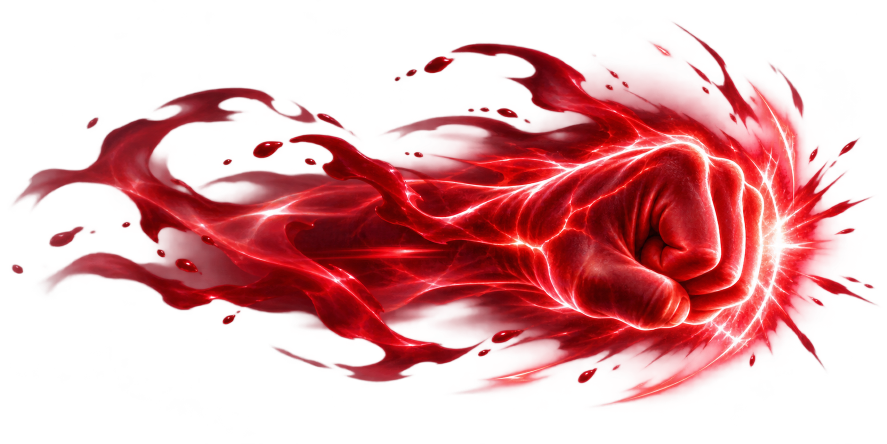
#> input picture godot/labs/combat_lab/fist14/r3/source/fist14_original_rgba_1774x887.png, 1774 x 887 px (shown at 1/2 size)
$ python build_assets.py
#> lines starting #> are read from the running program, lines starting #| are printed output that depends on the picture; after the words box and inside, x2 and y2 are one past the last pixel; in counts of white or black regions, pixels touching at a corner belong together
#!/usr/bin/env python3
"""Bake the isolated FIST14 simple pilot from its immutable first-party master."""
from pathlib import Path
from PIL import Image, ImageDraw, ImageFilter
import hashlib

ROOT = Path(__file__).resolve().parent
ORIGINAL = ROOT.parent / "r3/source/fist14_original_rgba_1774x887.png"
EXPECTED = "e0006ceb6208cb7cb037d2909f2ca9d27e10f63b7d71871f53b6b55f4903b7b5"
OUT = ROOT / "assets"

def main() -> None:
    raw = ORIGINAL.read_bytes()
    digest = hashlib.sha256(raw).hexdigest()
    if digest != EXPECTED:
        raise SystemExit(f"FIST14_SIMPLE_SOURCE_SHA_FAIL {digest}")
    src = Image.open(ORIGINAL).convert("RGBA")
#> src is the input picture: PIL image 1774x887 RGBA; mean R, G, B, A 95.7, 21.3, 25.3, 95.1

    # Frame the single existing clenched fist. The polygon trims the old
    # poster-like surrounding wash while retaining the wrist and knuckles.
    box = (1080, 250, 1535, 785)
    fist = src.crop(box)
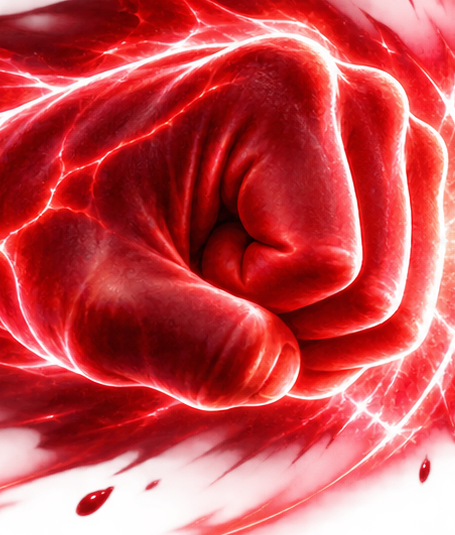
#> fist: PIL image 455x535 RGBA; mean R, G, B, A 192, 50.9, 55.9, 220.5; transparent parts drawn white
    mask = Image.new("L", fist.size, 0)
#> mask: PIL image 455x535 L; every value is 0
    points = [(37,205),(68,150),(121,92),(194,55),(276,50),(350,78),
              (402,132),(429,203),(430,294),(404,365),(360,415),
              (304,446),(249,444),(194,420),(136,405),(91,369),
              (54,322),(35,265)]
    ImageDraw.Draw(mask).polygon(points, fill=255)
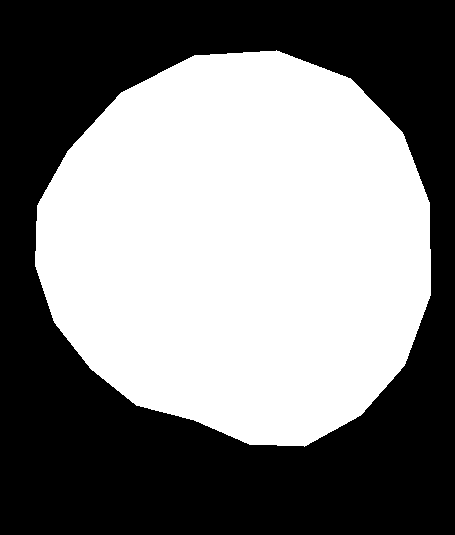
#> mask: PIL image 455x535 L; 49.8% white; 1 white region, box (x1, y1, x2, y2) and area: (35, 50, 431, 447) 121136
    mask = mask.filter(ImageFilter.GaussianBlur(3.0))
    fist.putalpha(Image.eval(mask, lambda a: (a * 255) // 255))
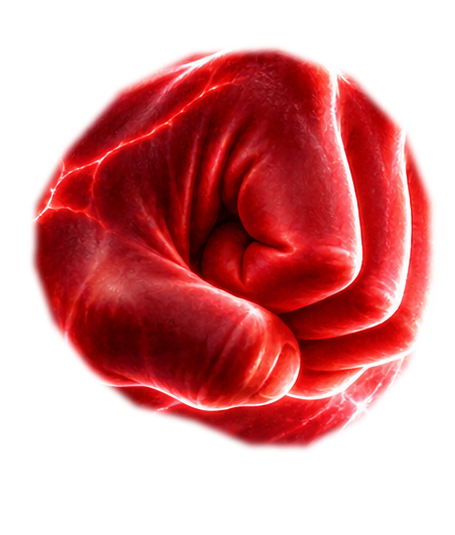
#> fist: PIL image 455x535 RGBA; mean R, G, B, A 192, 50.9, 55.9, 126.9; transparent parts drawn white

    # One attached, restrained red edge falloff from the fist silhouette.
    glow = Image.new("RGBA", fist.size, (190, 16, 34, 0))
    glow.putalpha(fist.getchannel("A").filter(ImageFilter.GaussianBlur(17)).point(lambda a: a * 44 // 255))
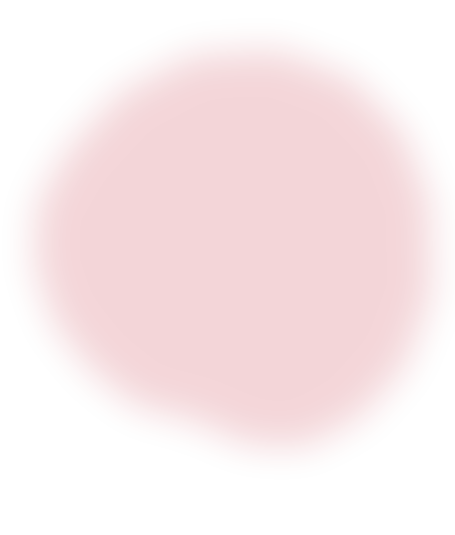
#> glow: PIL image 455x535 RGBA; mean R, G, B, A 190, 16, 34, 21.7; transparent parts drawn white

    # Reuse the source's own white-hot front flash, masked into a local contact.
    flash = src.crop((1370, 365, 1735, 705))
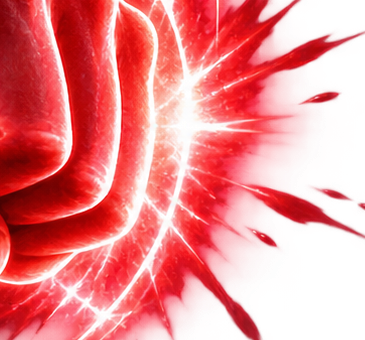
#> flash: PIL image 365x340 RGBA; mean R, G, B, A 201.3, 67.4, 72.5, 174.6; transparent parts drawn white
    flash_mask = Image.new("L", flash.size, 0)
#> flash_mask: PIL image 365x340 L; every value is 0
    ImageDraw.Draw(flash_mask).ellipse((63, 21, 325, 316), fill=255)
#> flash_mask: PIL image 365x340 L; 49.2% white; 1 white region, box (x1, y1, x2, y2) and area: (63, 21, 326, 317) 61112
    flash_mask = flash_mask.filter(ImageFilter.GaussianBlur(5.0))
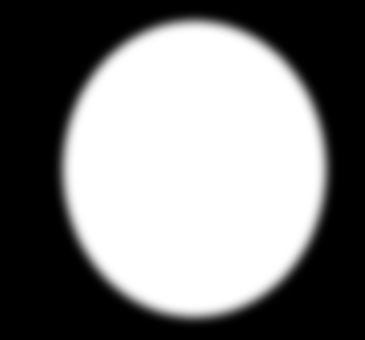
#> flash_mask: PIL image 365x340 L; min 0, max 255, mean 125.6
    flash.putalpha(Image.eval(flash_mask, lambda a: (a * 220) // 255))
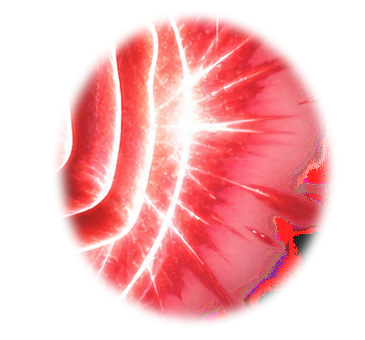
#> flash: PIL image 365x340 RGBA; mean R, G, B, A 201.3, 67.4, 72.5, 108.2; transparent parts drawn white

    OUT.mkdir(parents=True, exist_ok=True)
    for name, image in (("fist14_closed_fist.png", fist),
                        ("fist14_edge_glow.png", glow),
                        ("fist14_local_contact.png", flash)):
        image.save(OUT / name, optimize=True)
#> this loop made 3 passes
#> name on passes 1 to 3: 'fist14_closed_fist.png', 'fist14_edge_glow.png', 'fist14_local_contact.png'
    print("FIST14_SIMPLE_ASSETS_PASS original_sha256=" + digest)

if __name__ == "__main__":
    main()
